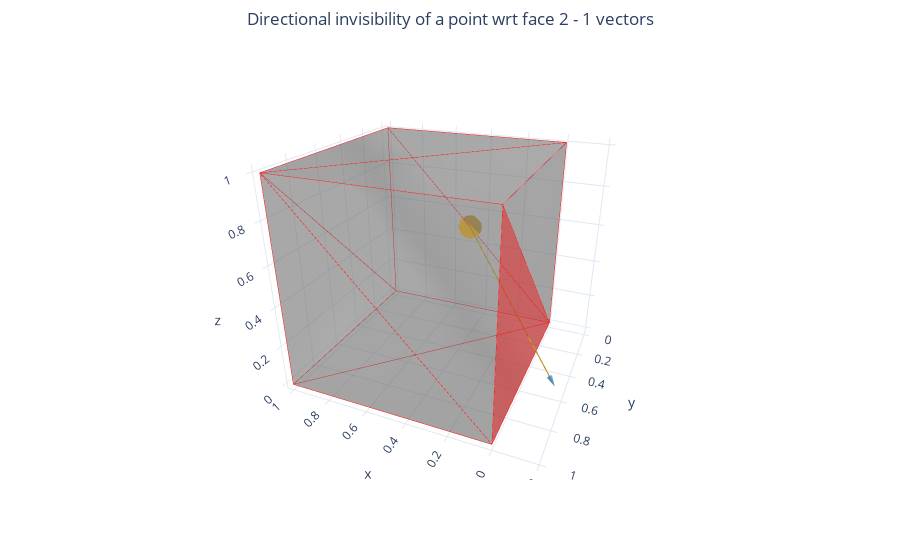

The code cell stored with this chart in its notebook:
### Code cell
get_directional_maps(2).show()

### Figure 1 — Plotly figure (JSON) as saved in the notebook; plotly's stock layout.template omitted (floating-point values rounded to 4 significant figures)
{"data": [{"color": "gray", "i": [0, 0, 0, 0, 2, 2, 4, 4, 0, 0, 1, 1], "j": [6, 2, 3, 1, 7, 3, 6, 7, 4, 5, 5, 7], "k": [4, 6, 2, 3, 6, 7, 7, 5, 5, 1, 7, 3], "opacity": 0.4, "type": "mesh3d", "x": [0, 0, 0, 0, 1, 1, 1, 1], "y": [0, 0, 1, 1, 0, 0, 1, 1], "z": [0, 1, 0, 1, 0, 1, 0, 1]}, {"line": {"color": "red", "width": 1}, "mode": "lines", "name": "", "type": "scatter3d", "x": [0, 1, 1, 0, 0, 1, 0, 0, 0, 0, 0, 0, 0, 1, 1, 0, 0, 1, 1, 1, 1, 1, 1, 1, 0, 1, 1, 0, 1, 0, 0, 1, 1, 0, 1, 0], "y": [0, 1, 0, 0, 1, 1, 0, 1, 1, 0, 0, 1, 1, 1, 1, 1, 1, 1, 0, 1, 1, 0, 1, 0, 0, 0, 0, 0, 0, 0, 0, 0, 1, 0, 1, 1], "z": [0, 0, 0, 0, 0, 0, 0, 1, 0, 0, 1, 1, 0, 1, 0, 0, 1, 1, 0, 0, 1, 0, 1, 1, 0, 0, 1, 0, 1, 1, 1, 1, 1, 1, 1, 1]}, {"line": {"color": "darkgoldenrod"}, "mode": "lines", "type": "scatter3d", "x": [0.5, -0.1533], "y": [0, 0.6533], "z": [0.5, 0.1173]}, {"marker": {"color": "goldenrod"}, "mode": "markers", "type": "scatter3d", "x": [0.5], "y": [0], "z": [0.5]}, {"colorscale": [[0, "rgb(247,251,255)"], [0.125, "rgb(222,235,247)"], [0.25, "rgb(198,219,239)"], [0.375, "rgb(158,202,225)"], [0.5, "rgb(107,174,214)"], [0.625, "rgb(66,146,198)"], [0.75, "rgb(33,113,181)"], [0.875, "rgb(8,81,156)"], [1, "rgb(8,48,107)"]], "showscale": false, "type": "cone", "u": [-0.06533], "v": [0.06533], "w": [-0.03827], "x": [-0.1533], "y": [0.6533], "z": [0.1173]}, {"color": "red", "i": [0], "j": [3], "k": [2], "opacity": 0.4, "type": "mesh3d", "x": [0, 0, 0, 0, 1, 1, 1, 1], "y": [0, 0, 1, 1, 0, 0, 1, 1], "z": [0, 1, 0, 1, 0, 1, 0, 1]}], "layout": {"margin": {"l": 0, "pad": 4, "r": 0, "t": 50}, "scene": {"camera": {"eye": {"x": -0.76, "y": 1.8, "z": 0.92}}}, "showlegend": false, "title": {"text": "Directional invisibility of a point wrt face 2 - 1 vectors", "x": 0.5}}}
